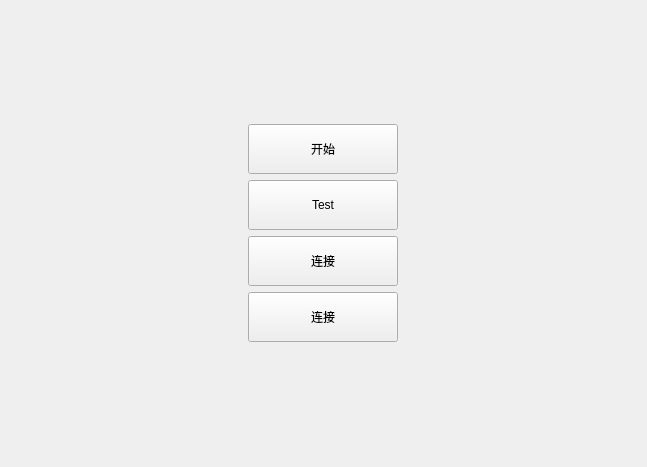
<?xml version="1.0" encoding="UTF-8"?>
<ui version="4.0">
 <class>Widget</class>
 <widget class="QWidget" name="Widget">
  <property name="geometry">
   <rect>
    <x>0</x>
    <y>0</y>
    <width>647</width>
    <height>467</height>
   </rect>
  </property>
  <property name="windowTitle">
   <string>Widget</string>
  </property>
  <layout class="QGridLayout" name="gridLayout_2">
   <item row="0" column="0">
    <widget class="QStackedWidget" name="stackedWidget">
     <property name="currentIndex">
      <number>3</number>
     </property>
     <widget class="ConnectWidget" name="page_connect"/>
     <widget class="RcWidget" name="page_rc"/>
     <widget class="QWidget" name="page_test">
      <widget class="MyScroller_Horiz" name="widget" native="true">
       <property name="geometry">
        <rect>
         <x>20</x>
         <y>90</y>
         <width>451</width>
         <height>81</height>
        </rect>
       </property>
       <property name="styleSheet">
        <string notr="true">background-color: #1E1E20;</string>
       </property>
      </widget>
      <widget class="QSlider" name="horizontalSlider">
       <property name="geometry">
        <rect>
         <x>20</x>
         <y>240</y>
         <width>421</width>
         <height>61</height>
        </rect>
       </property>
       <property name="styleSheet">
        <string notr="true">QSlider {
    /* 1. 消除外边距，让滑条占据整个控件区域 */
    padding: 0px;
    margin: 0px;
}

QSlider::groove:horizontal {
    /* 2. 滑槽厚度与控件高度一致 */
    height: 50px;
    
    /* 3. 设置未填充区域的背景色（即矩形右侧的颜色） */
    background: #E0E0E0; /* 浅灰色 */
    
    /* 4. 消除边框，使其看起来像一个纯矩形 */
    border: 1px solid #C0C0C0; 
    
    /* 5. 消除圆角 */
    border-radius: 0px; 
}

QSlider::sub-page:horizontal {
    /* 6. 设置已填充区域的背景色（即矩形左侧的颜色） */
    background: #1E90FF; /* 亮蓝色 */
    
    /* 7. 确保 sub-page 同样是直角 */
    border-radius: 0px;
}

QSlider::add-page:horizontal {
    /* 8. 确保 add-page 继承 groove 的样式（即未填充区域的颜色） */
    background: #E0E0E0;
    border-radius: 0px;
}

QSlider::handle:horizontal {
    /* 9. 将滑块设计成一个不破坏矩形线条的细长竖线 */
    
    /* 宽度：非常细的线 */
    width: 0px; 
    
    /* 高度：与滑槽高度相同，实现垂直对齐 */
    height: 0px; 
    
    /* 消除 handle 的默认突出边距，使它完全对齐滑槽上下边缘 */
    margin: 0px 0px 0px 0px; 
    
    /* 颜色：设置一个可见色，作为拖动标记 */
    background: none; 
    
    /* 边框：稍微增加一点区分度 */
    border: 0px solid #333333; 
    border-radius: 0px;
}

</string>
       </property>
       <property name="orientation">
        <enum>Qt::Orientation::Horizontal</enum>
       </property>
      </widget>
      <widget class="QSlider" name="horizontalSlider_2">
       <property name="geometry">
        <rect>
         <x>20</x>
         <y>30</y>
         <width>371</width>
         <height>41</height>
        </rect>
       </property>
       <property name="orientation">
        <enum>Qt::Orientation::Horizontal</enum>
       </property>
      </widget>
      <widget class="MyScroller_vertical" name="widget_2" native="true">
       <property name="geometry">
        <rect>
         <x>510</x>
         <y>50</y>
         <width>81</width>
         <height>291</height>
        </rect>
       </property>
      </widget>
     </widget>
     <widget class="QWidget" name="page_main">
      <layout class="QGridLayout" name="gridLayout">
       <item row="0" column="0">
        <layout class="QVBoxLayout" name="verticalLayout">
         <item>
          <widget class="QPushButton" name="pushButton_start">
           <property name="minimumSize">
            <size>
             <width>150</width>
             <height>50</height>
            </size>
           </property>
           <property name="maximumSize">
            <size>
             <width>150</width>
             <height>50</height>
            </size>
           </property>
           <property name="text">
            <string>开始</string>
           </property>
          </widget>
         </item>
         <item>
          <widget class="QPushButton" name="pushButton_test">
           <property name="minimumSize">
            <size>
             <width>150</width>
             <height>50</height>
            </size>
           </property>
           <property name="maximumSize">
            <size>
             <width>150</width>
             <height>50</height>
            </size>
           </property>
           <property name="text">
            <string>Test</string>
           </property>
          </widget>
         </item>
         <item>
          <widget class="QPushButton" name="pushButton_connect">
           <property name="minimumSize">
            <size>
             <width>150</width>
             <height>50</height>
            </size>
           </property>
           <property name="maximumSize">
            <size>
             <width>150</width>
             <height>50</height>
            </size>
           </property>
           <property name="text">
            <string>连接</string>
           </property>
          </widget>
         </item>
         <item>
          <widget class="QPushButton" name="pushButton_connect_2">
           <property name="minimumSize">
            <size>
             <width>150</width>
             <height>50</height>
            </size>
           </property>
           <property name="maximumSize">
            <size>
             <width>150</width>
             <height>50</height>
            </size>
           </property>
           <property name="text">
            <string>连接</string>
           </property>
          </widget>
         </item>
        </layout>
       </item>
      </layout>
     </widget>
    </widget>
   </item>
  </layout>
 </widget>
 <customwidgets>
  <customwidget>
   <class>RcWidget</class>
   <extends>QWidget</extends>
   <header location="global">rcwidget.h</header>
   <container>1</container>
  </customwidget>
  <customwidget>
   <class>ConnectWidget</class>
   <extends>QWidget</extends>
   <header location="global">connectwidget.h</header>
   <container>1</container>
  </customwidget>
  <customwidget>
   <class>MyScroller_Horiz</class>
   <extends>QWidget</extends>
   <header location="global">myscroller_horiz.h</header>
   <container>1</container>
  </customwidget>
  <customwidget>
   <class>MyScroller_vertical</class>
   <extends>QWidget</extends>
   <header location="global">myscroller_vertical.h</header>
   <container>1</container>
  </customwidget>
 </customwidgets>
 <resources/>
 <connections/>
</ui>
